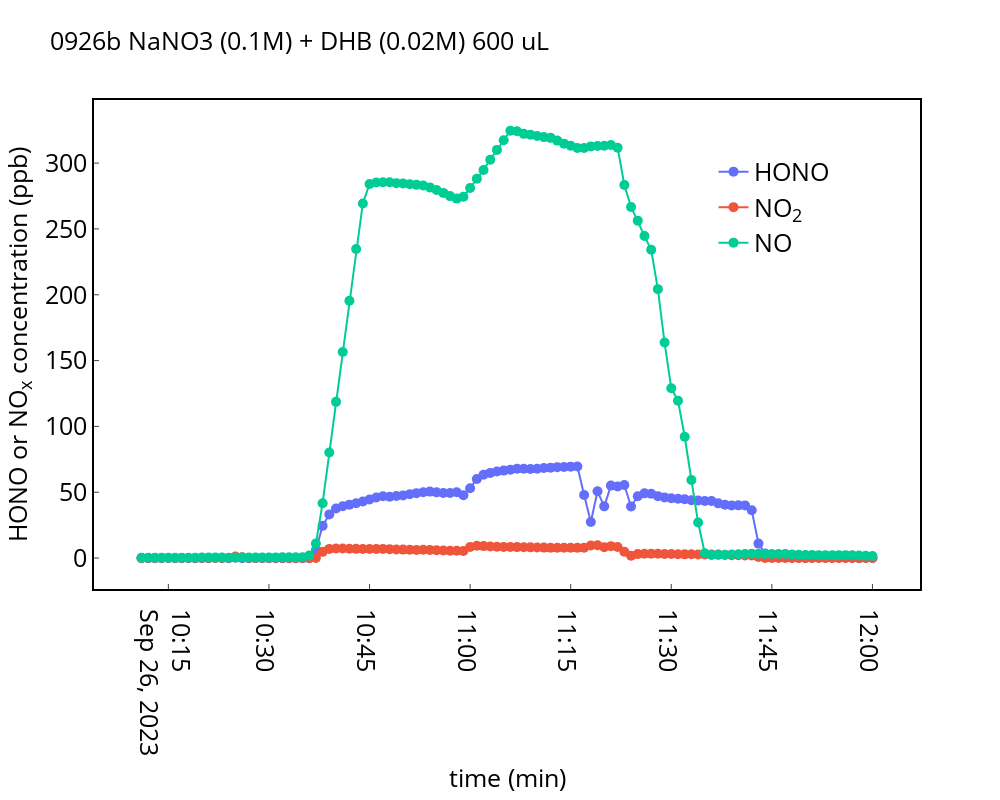

Notebook code cell kept with this figure:
### Code cell
df=pd.merge(pd.merge(pd.merge(df_hono_icad,df_no2_icad,on='date_time'),df_nox_t200,on='date_time'),df_rh,on='date_time')
# df=pd.merge(pd.merge(df_hono_icad,df_no2_icad,on='date_time'),df_nox_t200,on='date_time')

# correct HONO background
print(df[df['date_time'] == '2023-09-26 09:21:00'])

# df.hono=df.hono-df.hono[46:76].mean()
time_start=108-10
# df=df[time_start:time_start+10+41+10]
df=df[time_start:time_start+110]

x_minutes=(df['date_time'] - df['date_time'][time_start]).dt.total_seconds().div(60).astype(int)
df['x_minutes']=x_minutes

fig_1= go.Figure()
fig_1.add_trace(go.Scatter(x= df.date_time,y=df.hono,yaxis = "y1",mode='markers+lines',marker_size=10,line_width=2,name="HONO"))
fig_1.add_trace(go.Scatter(x= df.date_time,y=df.no2,yaxis = "y1",mode='markers+lines',marker_size=10,line_width=2,name="NO<sub>2</sub>"))
fig_1.add_trace(go.Scatter(x= df.date_time,y=df.no,yaxis = "y1",mode='markers+lines',marker_size=10,line_width=2,name="NO"))
# fig_1.add_trace(go.Scatter(x= df.date_time,y=df.no+df.no2+df.hono,yaxis = "y1",mode='markers+lines',marker_size=10,line_width=2,name="no"))
fig_1.update_layout(title='0926b NaNO3 (0.1M) + DHB (0.02M) 600 uL',titlefont=dict(color="black",size=25))
# fig_1.update_layout( bargap=0)
fig_1.update_layout(
  plot_bgcolor = 'white',paper_bgcolor = 'white',autosize=False,width=1000, height=800,
    xaxis=dict( title="time (min)",titlefont=dict(color="black",size=25),showline=True, mirror= True,tickfont=dict(color='black',size=25 ),linecolor="black", linewidth=2,ticks='inside'),
    yaxis=dict( title='HONO or NO<sub>x</sub> concentration (ppb)', 
              #  range=[-2,100],
               titlefont=dict(color="black",size=25),mirror= True,tickfont=dict(color='black',size=25 ),linecolor="black", linewidth=2,ticks='inside'),
    yaxis2=dict(title='',titlefont=dict(color="black",size=25),tickfont=dict(color="black" ,size=25),ticks='inside',anchor="free",overlaying="y", side="right", position=1, linecolor="black", linewidth=2,showticklabels = True) )
fig_1.update_layout(legend=dict(yanchor="top",y=0.9 ,xanchor="left",x=0.75,  font=dict( size=25,color="black")))
fig_1.update_layout(xaxis=dict(showgrid=False),
              yaxis=dict(showgrid=False)
)

# fig_1.add_vrect(
#     x0=11, x1=11+32,
#     fillcolor="yellow", opacity=0.3,
#     layer="below", line_width=0,
# )

config = {'displayModeBar': True}

fig_1.show(config=config)
# fig_1.to_image('3.jpeg')
